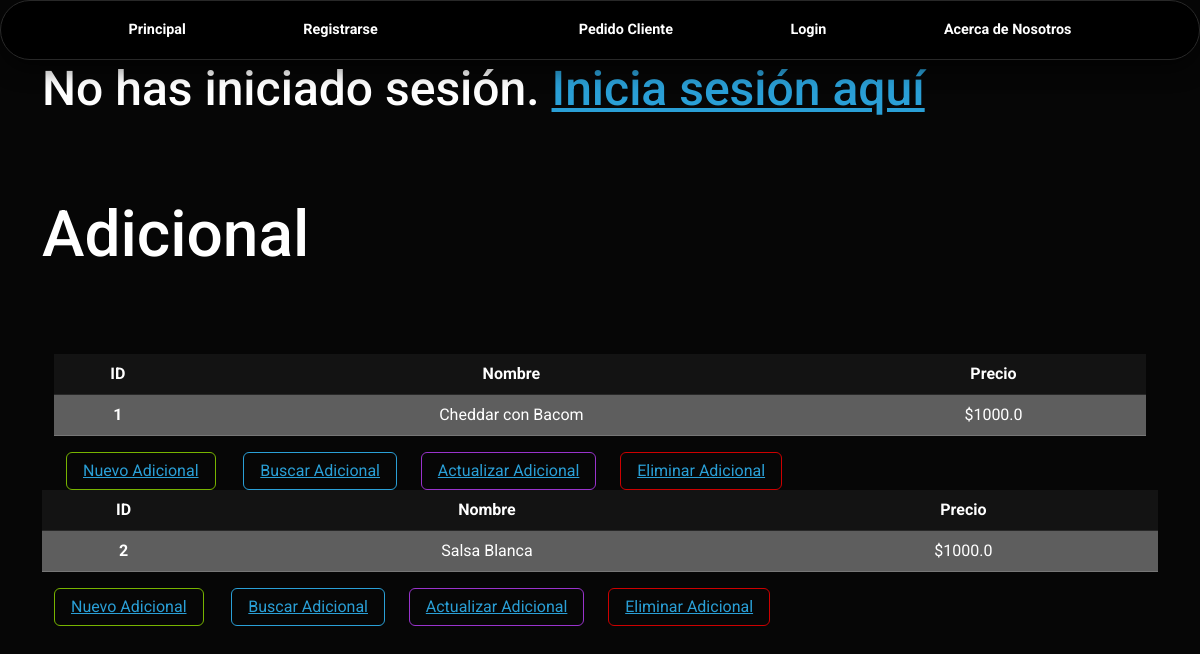
/adicionales/, run on the app's committed database.
### App/models.py (models this page shows, shortened)
class Adicional(models.Model):
    nombre = models.CharField(max_length=50)
    precio = models.FloatField()

### App/views.py (the view)
# urls.py: path('adicionales/', views.mostrar_adicional, name='Adicional'),
def mostrar_adicional(request):
    adicional = Adicional.objects.all()
    context = {'adicional': adicional}
    return render(request, 'App/Adicional.html', context)

### App/templates/App/Adicional.html (shortened to what this page needs)
{% extends 'App/base.html' %}
{% load static %}
{% block codigoDinamico %}
<div class="container"transition-style="in:wipe:up">
    <h1> Adicional </h1> <br> <br> <br>
{% for adicional in adicional %}
    <div class="container"transition-style="in:wipe:up">
        <table class="table table-hover text-center">
            <tbody>
                <th scope="col">ID</th>
                <th scope="col">Nombre</th>
                <th scope="col">Precio</th>
                <tr class="table-secondary text-center">
                    <th>  {{ adicional.id }}</th>
                    <td>  {{ adicional.nombre }}</td>
                    <td> ${{ adicional.precio }}</td>
            </tbody>
        </table>
        <div class="container">
            <button type="button" class="btn btn-outline-success">
                <a href="{% url 'Crear Adicional' %}">Nuevo Adicional</a>
            </button> &nbsp; &nbsp; &nbsp;
            <button type="button" class="btn btn-outline-primary">
                <a  href="{% url 'Buscar Adicional' %}">Buscar Adicional</a>
            </button> &nbsp; &nbsp;&nbsp;
            <button type="button" class="btn btn-outline-info">
                <a href="{% url 'Actualizar Adicional' adicional_id=adicional.id %}">Actualizar Adicional</a>
            </button> &nbsp; &nbsp;&nbsp;
            <button type="button" class="btn btn-outline-danger">
                <a href="{% url 'Eliminar Adicional' adicional_id=adicional.id %}">Eliminar Adicional</a>
            </button> &nbsp; &nbsp;&nbsp;
        </div>
    </div>
</div>
{% endfor %}
{% endblock %}

### data on the page
Adicional: id "1", nombre "Cheddar con Bacom", precio "1000.0"
Adicional: id "2", nombre "Salsa Blanca", precio "1000.0"
